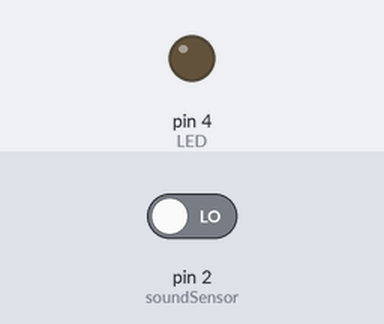
The sketch below on a simulated Arduino Uno, built with avr-gcc and run on an emulated ATmega328P. Parts: output pins drawn as LEDs (lit = HIGH). Inputs (shaded band) come from the test bench; at power-on: pin 2 (soundSensor) LOW.

Above: at 1.2 s.
1.3 s: pin 2 (soundSensor) driven HIGH
At 2.5 s:
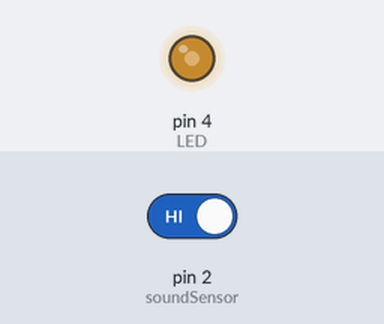
2.8 s: pin 2 (soundSensor) driven LOW
At 3.3 s:
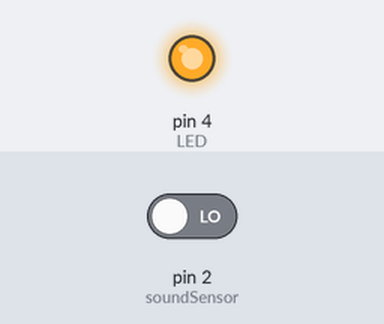
Timing chart, 0 to 5.8 s (numbered marks = the images above; inputs shaded):
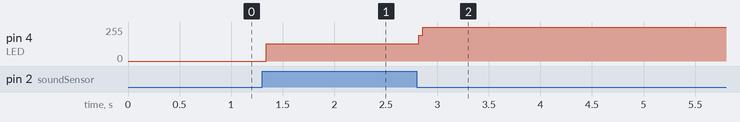

The sketch:

HighSound.ino
```cpp
int soundSensor=2;
int LED=4;
boolean LEDStatus=false;

void setup() {
 pinMode(soundSensor,INPUT);
 pinMode(LED,OUTPUT);

}

void loop() {
  Serial.println(soundSensor);
  int SensorData=digitalRead(soundSensor);
  if(SensorData==1){

    if(LEDStatus==false){
        LEDStatus=true;
        digitalWrite(LED,HIGH);
    }
    else{
        LEDStatus=false;
        digitalWrite(LED,LOW);
    }
  }
 }
```

Measured:
- after the input at 1.3 s, pin 4 (LED): 0/255 → 128/255 at once
- after the input at 2.8 s, pin 4 (LED): 128/255 → 255/255 at once
